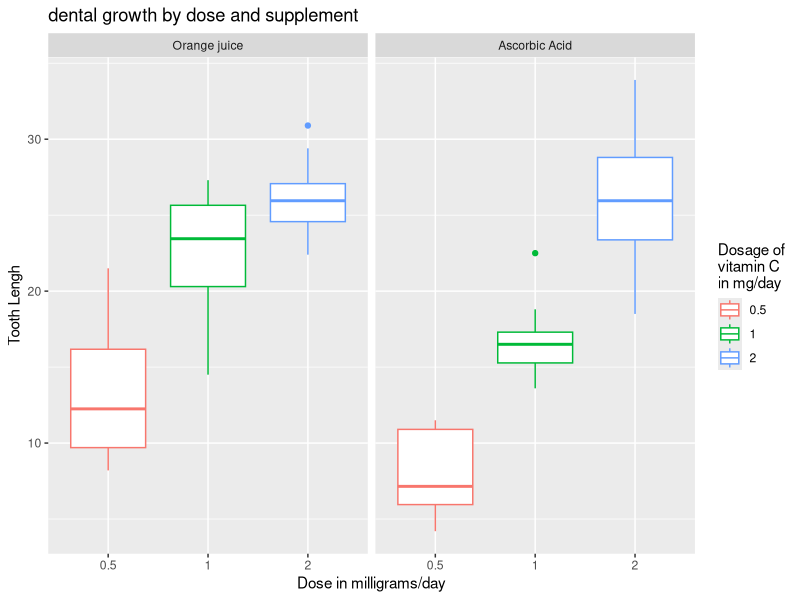

This figure's R source:
## ---- chunk 1
knitr::opts_chunk$set(echo = TRUE,message=F,warning = F,fig.align='center')
## ---- chunk 2
data(ToothGrowth)
head(ToothGrowth)
## ---- chunk 3
library(dplyr)
ToothGrowth %>% group_by(supp,dose)%>%summarise(mean_len=mean(len),var_len=var(len))
## ---- chunk 4
library(ggplot2)
g<-ggplot(ToothGrowth, aes(x=factor(dose),y= len, color = factor(dose))) 
g<-g+geom_boxplot() 
      # facet_grid(.~supp)+
g<-g+ facet_grid(.~supp, labeller = as_labeller(
            c("OJ" = "Orange juice", 
              "VC" = "Ascorbic Acid"))) 
g<-g+labs(title = "dental growth by dose and supplement",
           x = "Dose in milligrams/day", 
           y = "Tooth Lengh") 
g<-g+scale_color_discrete(name = "Dosage of\nvitamin C\nin mg/day")
g
## ---- chunk 5
t1<-t.test(len ~ supp, subset(ToothGrowth,dose==0.5), var.equal = FALSE)
t2<-t.test(len ~ supp, subset(ToothGrowth,dose==1), var.equal = FALSE)
t3<-t.test(len ~ supp, subset(ToothGrowth,dose==2), var.equal = FALSE)

HT <- data.frame(p_value = c(t1$p.value, t2$p.value, t3$p.value),
                 Conf.Low = c(t1$conf.int[1],t2$conf.int[1], t3$conf.int[1]),
                 Conf.High = c(t1$conf.int[2],t2$conf.int[2],t3$conf.int[2]),
                 accepted.hypothesis=c(if(t1$p.value<0.05)"Ha"else"H0",
                                       if(t2$p.value<0.05)"Ha"else"H0",
                                       if(t3$p.value<0.05)"Ha"else"H0"),
                 row.names = c("Dosage .05","Dosage 1","Dosage 2"))
HT
